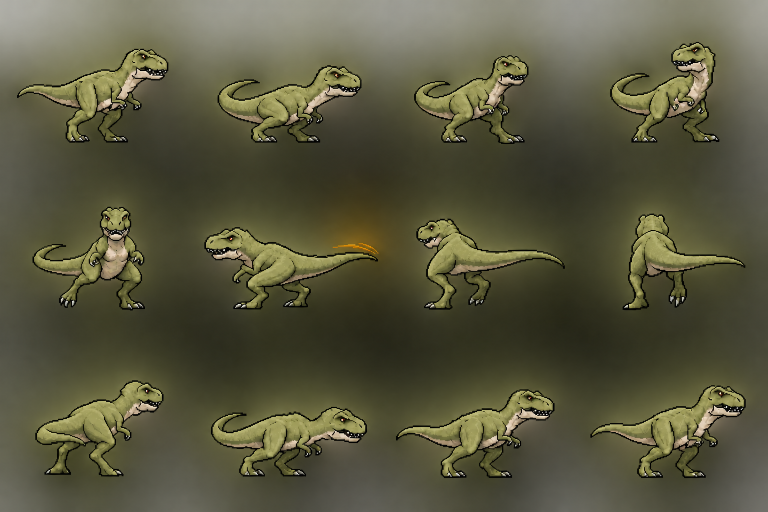
#> input picture work/characters/t_rex/walk-style-v4/generated/attack_heavy.png, 1536 x 1024 px (shown at 1/2 size)
$ python -i restore_frames.py   (imports and definitions only)
#> lines starting #> are read from the running program, lines starting #| are printed output that depends on the picture
#!/usr/bin/env python3
"""Register complete imagegen poses to their original full-frame envelopes.

Only whole-frame crop/Nearest registration and alpha cleanup are performed.
No anatomical pieces are cut, warped, painted, or composited.
"""
import hashlib
import json
import math
import shutil
from pathlib import Path

import numpy as np
from PIL import Image, ImageDraw
from scipy import ndimage

WORK = Path(__file__).resolve().parent
BASE = WORK / 'baseline/assets/t_rex'
STAGE = WORK / 'stage'

def write(path, data):
    path.parent.mkdir(parents=True, exist_ok=True)
    path.write_text(json.dumps(data, ensure_ascii=False, indent=2) + '\n')

def sha(path):
    return hashlib.sha256(path.read_bytes()).hexdigest()

def metrics(image):
    a = np.array(image)
    mask = a[:, :, 3] > 0
    gray = a[:, :, :3].astype(float) @ np.array([.2126, .7152, .0722])
    edge = mask & ~ndimage.binary_erosion(mask)
    sobel = np.hypot(ndimage.sobel(gray, axis=0), ndimage.sobel(gray, axis=1))
    b = image.getbbox()
    return {'bbox_px': [b[0], b[1], b[2]-b[0], b[3]-b[1]],
            'edge_acutance_sobel': float(sobel[edge].mean()),
            'visible_pixels': int(mask.sum()),
            'rgb_colors': int(len(np.unique(a[mask, :3], axis=0))),
            'alpha_hardness_pct': 100 * float(np.isin(a[:, :, 3], [0, 255]).mean())}

# [84 lines left out: functions review, main, not called in this run]

# [1 line not run here, left out]

>>> import cv2
>>> picture = cv2.imread('../walk-style-v4/generated/attack_heavy.png', cv2.IMREAD_GRAYSCALE)
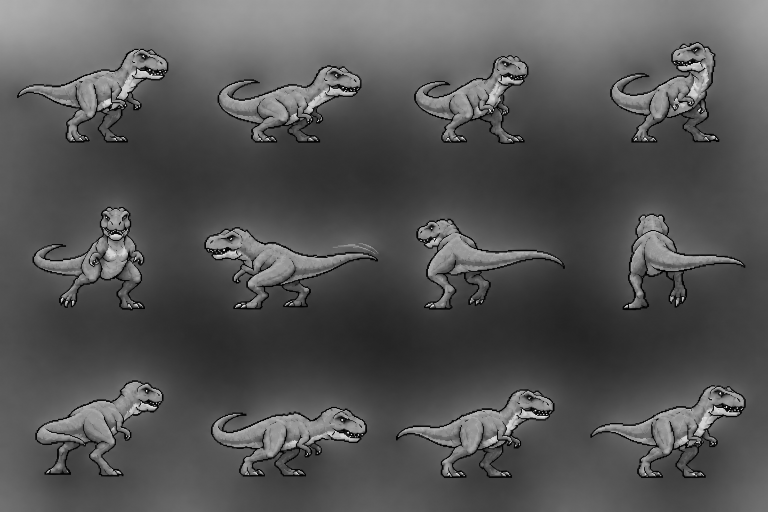
#> picture: shape (1024, 1536) (shown at 1/2 size); min 0, max 255, mean 84.4
#> (the run stopped early here; a loop or call above may not have finished)
